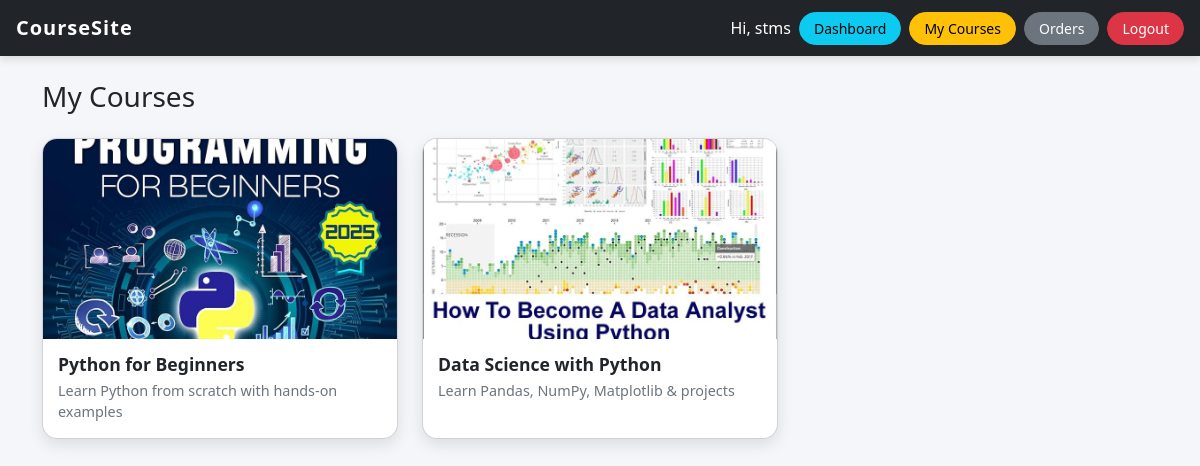
Page /student/my-courses/ (signed in) on the committed database.
### core/models.py (models this page shows, shortened)
class Order(models.Model):
    student = models.ForeignKey(Student, on_delete=models.CASCADE)
    course = models.ForeignKey(Course, on_delete=models.CASCADE)
    amount = models.IntegerField()          # ← FIXED (NOT NULL)
    paid = models.BooleanField(default=False)
    created_at = models.DateTimeField(auto_now_add=True)

class Course(models.Model):
    title = models.CharField(max_length=200)
    description = models.TextField()
    price = models.IntegerField()
    image = models.ImageField(upload_to='courses/')
    category = models.ForeignKey(Category, on_delete=models.SET_NULL, null=True)

### core/views.py (the view)
# urls.py: path('my-courses/', views.my_courses, name='my_courses'),
@login_required
def my_courses(request):
    student, _ = Student.objects.get_or_create(user=request.user)
    orders = Order.objects.filter(
        student=student,
        paid=True
    ).select_related('course')
    return render(request, 'core/my_courses.html', {
        'orders': orders
    })

### core/templates/core/my_courses.html
{% extends 'core/base.html' %}
{% block content %}
<h3 class="mb-4">My Courses</h3>
{% if orders %}
  <div class="row">
    {% for order in orders %}
      <div class="col-md-4 mb-4">
        <div class="card course-card h-100">
          <div class="course-img-wrapper">
            <img src="{{ order.course.image.url }}"
                 alt="{{ order.course.title }}"
                 class="course-img">
          </div>
          <div class="card-body">
            <h5 class="card-title">{{ order.course.title }}</h5>
            <p class="card-text">
              {{ order.course.description|truncatewords:12 }}
            </p>
          </div>
        </div>
      </div>
    {% endfor %}
  </div>
{% else %}
  <p>You have not enrolled in any courses.</p>
{% endif %}
{% endblock %}

### core/templates/core/base.html (shortened to what this page needs)
<!DOCTYPE html>
<html>
<head>
  <link href="https://cdn.jsdelivr.net/npm/bootstrap@5.3.2/dist/css/bootstrap.min.css" rel="stylesheet">
  {% load static %}
  <link rel="stylesheet" href="{% static 'css/style.css' %}">
</head>
<body>
<nav class="navbar navbar-expand-lg navbar-dark bg-dark px-3">
  <a class="navbar-brand" href="/">CourseSite</a>
  <ul class="navbar-nav ms-auto align-items-center">
    {% if user.is_authenticated %}
      <span class="navbar-text text-white me-2">
        Hi, {{ user.username }}
      </span>
      <li class="nav-item me-2">
        <a href="{% url 'student_dashboard' %}"
           class="btn btn-sm {% if request.resolver_match.url_name == 'student_dashboard' %}btn-warning{% else %}btn-info{% endif %}">
          Dashboard
        </a>
      </li>
      <li class="nav-item me-2">
        <a href="{% url 'my_courses' %}"
           class="btn btn-sm {% if request.resolver_match.url_name == 'my_courses' %}btn-warning{% else %}btn-success{% endif %}">
          My Courses
        </a>
      </li>
      <li class="nav-item me-2">
        <a href="{% url 'order_history' %}" class="btn btn-secondary btn-sm">
          Orders
        </a>
      </li>
      <li class="nav-item">
        <a href="{% url 'logout' %}" class="btn btn-danger btn-sm">
          Logout
        </a>
      </li>
    {% endif %}
  </ul>
</nav>
<div class="container mt-4">
  {% block content %}{% endblock %}
</div>
</body>
</html>

### static/css/style.css (style rules this page uses)
body { background-color: #f4f6f9; font-family: "Segoe UI", Tahoma, Geneva, Verdana, sans-serif; }
.navbar { box-shadow: 0 2px 10px rgba(0, 0, 0, 0.15); }
.navbar-brand { font-weight: 700; letter-spacing: 1px; }
.navbar .btn { border-radius: 20px; padding: 5px 14px; }
.course-card { border-radius: 15px; overflow: hidden; background: #fff; box-shadow: 0 6px 15px rgba(0, 0, 0, 0.1); transition: transform 0.3s ease, box-shadow 0.3s ease; }
.course-img-wrapper { width: 100%; height: 200px; overflow: hidden; background: #f1f1f1; }
.course-img { width: 100%; height: 100%; object-fit: cover; display: block; }
.card-body { padding: 15px; }
.card-title { font-weight: 600; font-size: 1.1rem; margin-bottom: 5px; }
.card-text { font-size: 0.9rem; color: #6c757d; }

### rows in the picture
Order: course.image (picture), course "Python for Beginners", course.description "Learn Python from scratch with hands-on examples"
Order: course.image (picture), course "Data Science with Python", course.description "Learn Pandas, NumPy, Matplotlib & projects"

### other values in the picture
{{ user.username }} "stms"
